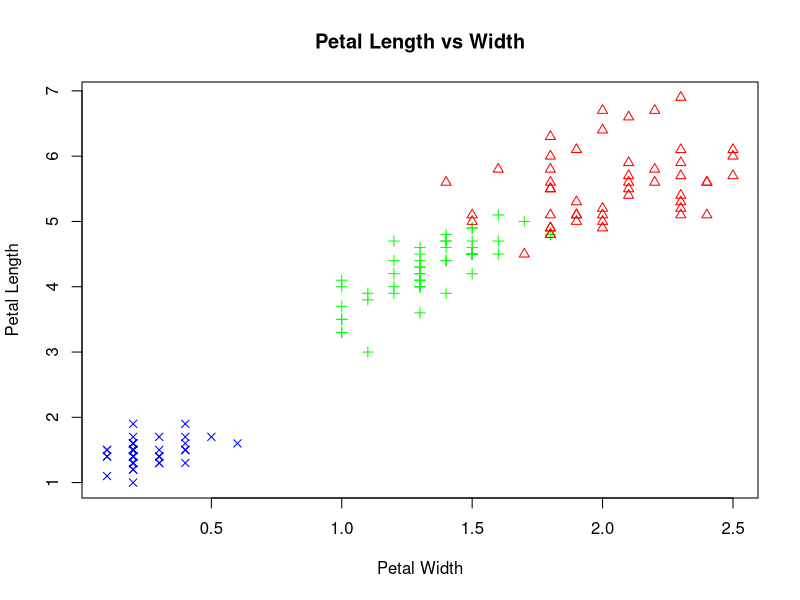
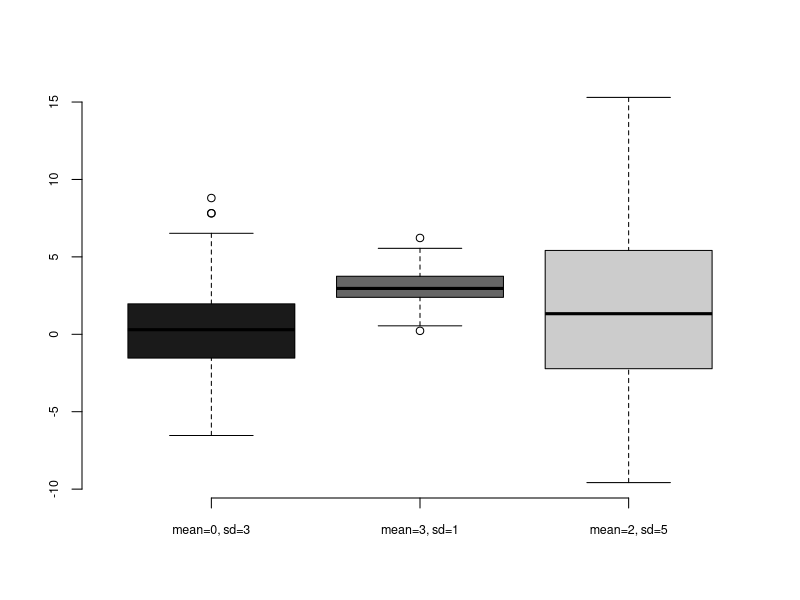
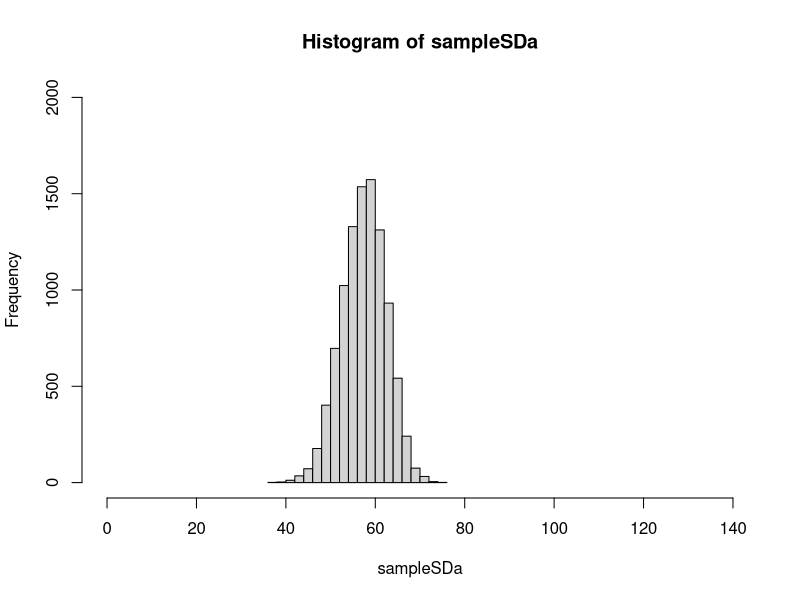
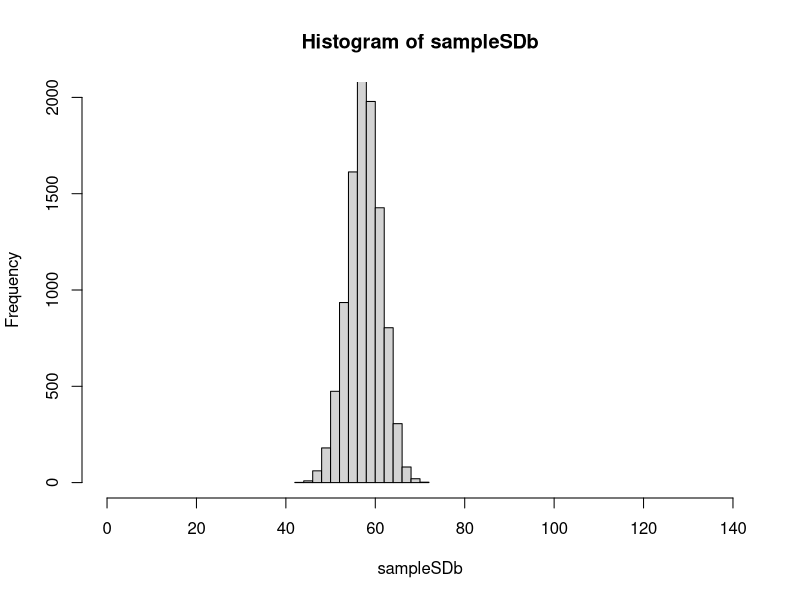
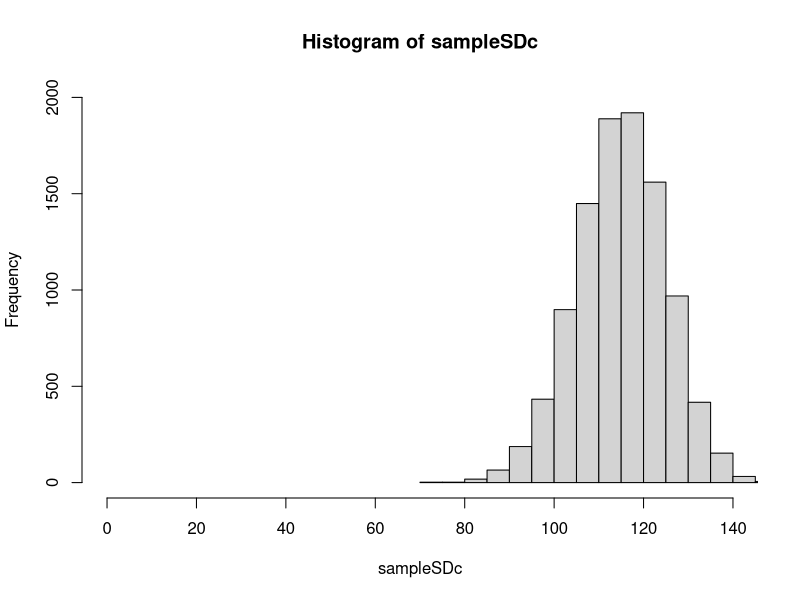

Generate these figures, in order, with R:
## ---- chunk 1
library(knitr)
opts_chunk$set(tidy.opts=list(width.cutoff=60),tidy=TRUE)
## ---- chunk 2
attach(iris)

petalwidth <- iris$Petal.Width[Species == "setosa"]
petallength <- iris$Petal.Length[Species == "setosa"]

plot(iris$Petal.Width[Species == "setosa"],iris$Petal.Length[Species == "setosa"], type = "p",xlab="Petal Width", ylab = "Petal Length", pch=4,col = "blue", ylim = c(min(iris$Petal.Length),max(iris$Petal.Length)), xlim = c(min(iris$Petal.Width),max(iris$Petal.Width)))
points(iris$Petal.Width[Species == "versicolor"],iris$Petal.Length[Species == "versicolor"], pch=3, col = "green")
points(iris$Petal.Width[Species == "virginica"],iris$Petal.Length[Species == "virginica"], pch=2, col="red")
title(main = "Petal Length vs Width")


## ---- chunk 3

norm1 <- rnorm(187, 0, 3)
norm2 <- rnorm(213, 3, 1)
norm3 <- rnorm(150, 2, 5)


boxplot(norm1, norm2, norm3, col = c("grey10","grey40","grey80"), names = c("mean=0, sd=3","mean=3, sd=1","mean=2, sd=5"), frame.plot = F, cex.axis = .75, cex.lab =1)



## ---- chunk 4

sampleSDa <- numeric()

for (i in 1:10000){
  
  sampleSDa[i] <- sd(runif(n=30, min = 100, max = 300))

}

sampleSDb <- numeric()

for (i in 1:10000){
  
  sampleSDb[i] <- sd(runif(n=50, min = 100, max = 300))

}

sampleSDc <- numeric()

for (i in 1:10000){
  
  sampleSDc[i] <- sd(runif(n=30, min = 100, max = 500))

}


hist(sampleSDa, xlim = c(0,140), ylim = c(0,2000))

hist(sampleSDb, xlim = c(0,140), ylim = c(0,2000))

hist(sampleSDc, xlim = c(0,140), ylim = c(0,2000))

## ---- chunk 5





